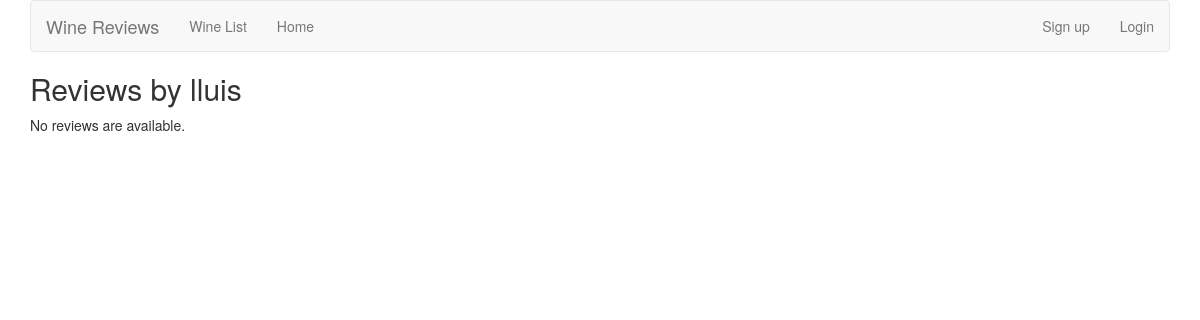
Before: /reviews/user/lluis/ with the older database file.
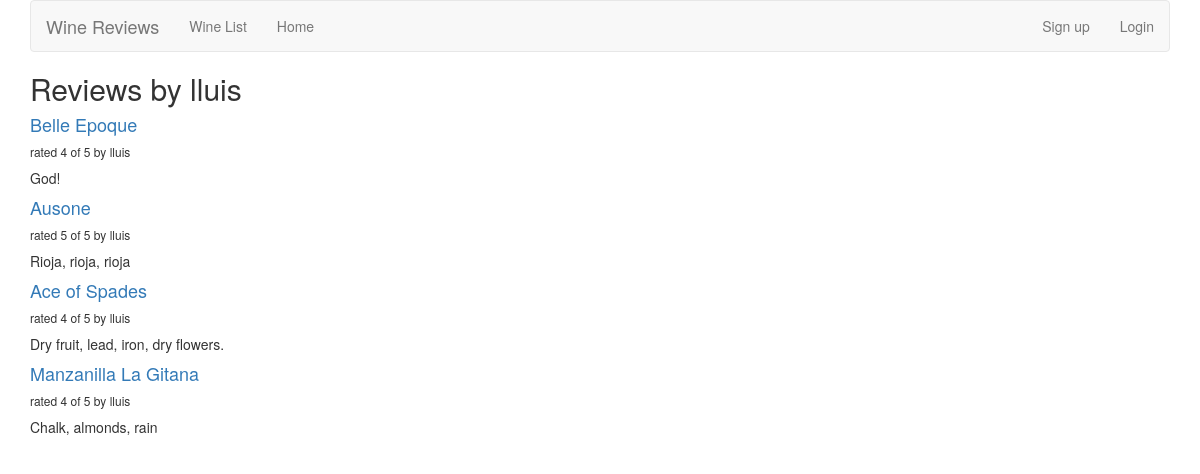
After: the same page with the newer database file.
### reviews/models.py (models this page shows, shortened)
class Review(models.Model):
    RATING_CHOICES = (
        (1,'1'),
        (2,'2'),
        (3,'3'),
        (4,'4'),
        (5,'5'),
    )
    wine = models.ForeignKey(Wine, on_delete=models.CASCADE)
    pub_date = models.DateTimeField(verbose_name='date_published')
    user_name = models.CharField(max_length = 100)
    comment = models.CharField(max_length = 200)
    rating = models.IntegerField(choices = RATING_CHOICES)

class Wine(models.Model):
    name = models.CharField(max_length = 128)

### reviews/views.py (the view)
# urls.py: path('user/<username>/',views.user_review_list, name = 'user_review_list'),
def user_review_list(request,username = None):
    if not username:
        username = request.user.username
    latest_review_list = Review.objects.filter(user_name = username).order_by('-pub_date')[:9]
    context = {'latest_review_list':latest_review_list,'username':username}
    return render(request, 'reviews/user_review_list.html', context)

### templates/reviews/user_review_list.html
{%extends 'reviews/review_list.html'%}
{%block title%}
 <h2> Reviews by {{username}} </h2>
{%endblock%}

### templates/reviews/review_list.html (shortened to what this page needs)
{% extends 'base.html' %}
{% load bootstrap3%}
{% block content %}
{% if latest_review_list %}
<div>
    {% for review in latest_review_list %}
    <div>
        <h4><a href="{% url 'reviews:wine_detail' review.wine.id %}">
        {{ review.wine.name }}
        </a></h4>
        <h6>rated {{ review.rating }} of 5 by {{ review.user_name }}</h6>
        <p>{{ review.comment }}</p>
    </div>
    {% endfor %}
</div>
{% else %}
<p>No reviews are available.</p>
{% endif %}
{% endblock %}

Changed rows visible on the page:
added Review: wine.name "Belle Epoque", rating "4", user_name "lluis", comment "God!"
added Review: wine.name "Ausone", rating "5", user_name "lluis", comment "Rioja, rioja, rioja"
added Review: wine.name "Ace of Spades", rating "4", user_name "lluis", comment "Dry fruit, lead, iron, dry flowers."
added Review: wine.name "Manzanilla La Gitana", rating "4", user_name "lluis", comment "Chalk, almonds, rain"
Other visible differences:
text no longer shown: "No reviews are available."
